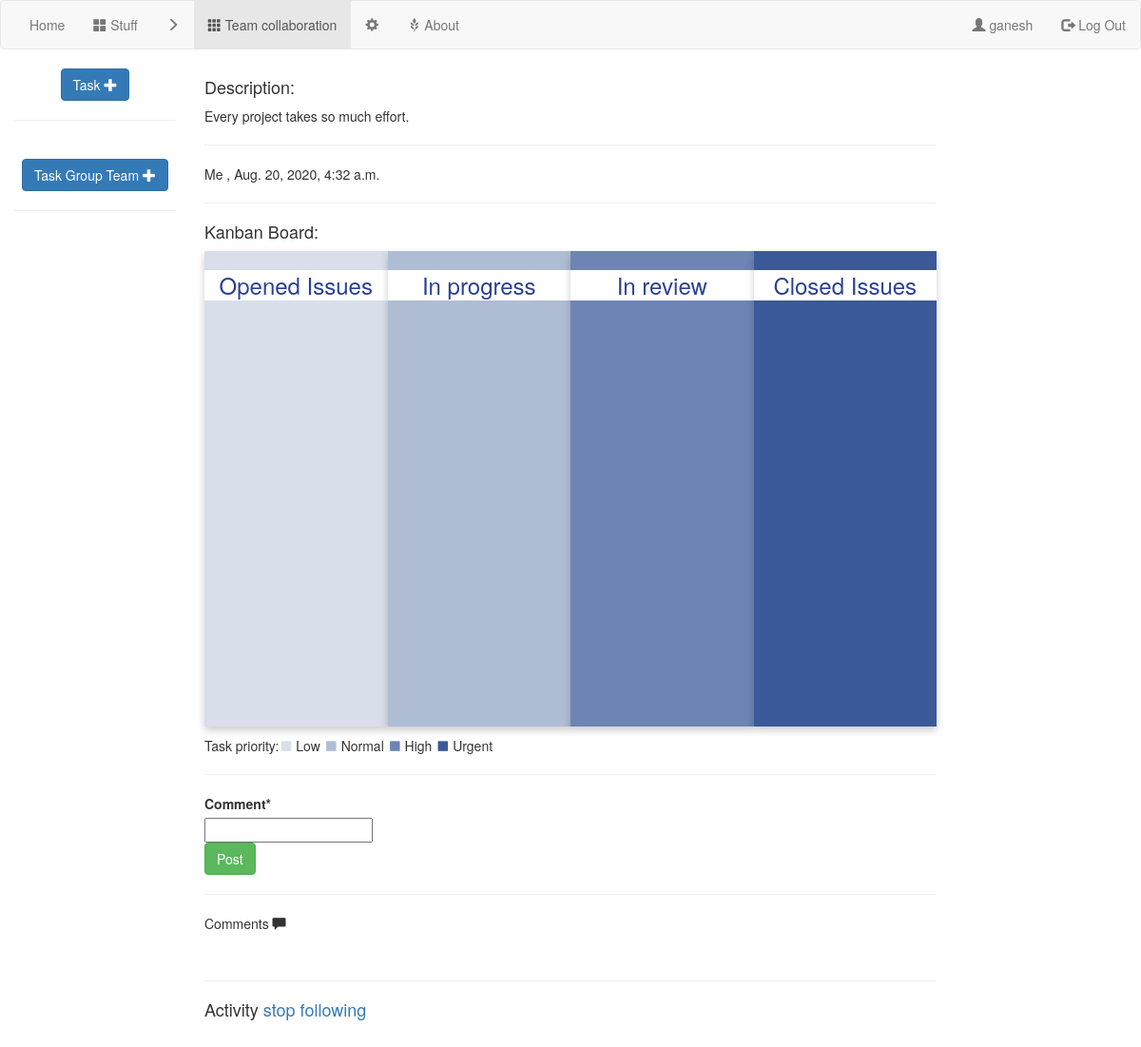
The page /1/1/taskGroup/ (signed in) on the database its author committed.
### projectMgr/models.py (models this page shows)
class Project(models.Model):
    name = models.CharField(max_length=100)
    people = models.ManyToManyField(User,related_name="project_set")
    description = models.TextField()
    isArchived = models.BooleanField(default=False)
    comment = models.ManyToManyField(Comment)
    created = models.DateTimeField(auto_now=True)
    createdBy = models.ForeignKey(User,on_delete=models.CASCADE,related_name="projectIcreated",null=True)
    deadLine = models.DateTimeField(null=True)
    pass

class TaskGroup(models.Model):
    name = models.CharField(max_length=100)
    creator = models.ForeignKey(User,on_delete=models.CASCADE,related_name='taskgroupIcreated',null=True)
    description = models.TextField()
    project = models.ForeignKey(Project,on_delete=models.CASCADE,related_name="taskgroup_set",null=True)
    comment = models.ManyToManyField(Comment)
    people = models.ManyToManyField(User)
    created = models.DateTimeField(auto_now=True)
    DeadLine = models.DateTimeField(null=True)

class User(AbstractUser):
    profilePicture = models.CharField(max_length=200,null=True)
    fullName = models.CharField(max_length=100,null=True)
    bio = models.CharField(null=True,max_length=500)
    pass

### projectMgr/views.py (the view)
# urls.py: path('<int:projectid>/<int:taskGroupId>/taskGroup/',views.taskGroupDetail,name='taskGroupDetail'),
def taskGroupDetail(request: HttpRequest, projectid, taskGroupId):
    if not request.user.is_authenticated:
        return redirect('projectMgr:homepage')
    '''
    :param request:
    :return:
    '''
    print('received', projectid, taskGroupId)
    thisTaskGroup = models.TaskGroup.objects.get(id=taskGroupId)
    project = models.Project.objects.get(id=projectid)
    commentForm = forms.createComment()
    commentSet = thisTaskGroup.comment.all()
    openTaskSet = thisTaskGroup.task_set.filter(stage='OpenedIssue')
    InProgressTaskSet = thisTaskGroup.task_set.filter(stage='InProgress')
    InReviewTaskSet = thisTaskGroup.task_set.filter(stage='InReview')
    ClosedTaskSet = thisTaskGroup.task_set.filter(stage='ClosedIssue')
    stream = target_stream(thisTaskGroup)
    return render(request, 'projectMgr/taskGroupDetail.html',
                  {'project': project, 'taskGroup': thisTaskGroup, 'commentForm': commentForm, 'commentSet': commentSet,
                   'thisUser': request.user, 'OpenIssue': openTaskSet, 'InProgress': InProgressTaskSet,
                   'InReview': InReviewTaskSet, "ClosedIssue": ClosedTaskSet,'stream':stream})

### projectMgr/forms.py
class createComment(forms.Form):
    Comment = forms.CharField(widget=forms.TextInput,max_length=500)
    pass

### projectMgr/templates/projectMgr/taskGroupDetail.html (shortened to what this page needs)
{% extends 'projectMgr/base.html' %}
{% block leftnav %}
<li><a href="{% url 'projectMgr:projectDetail' project.id %}" ><span class="glyphicon glyphicon-th-large"></span> {{project.name}}</a></li>
<li><a href="" ><span class="glyphicon glyphicon-menu-right"></span></a></li>
<li class="active"><a  href="{% url 'projectMgr:taskGroupDetail' project.id taskGroup.id %}" ><span class="glyphicon glyphicon-th"></span> {{taskGroup.name}}</a></li>
<li><a href="{% url 'projectMgr:taskGroupDetailEdit' project.id taskGroup.id %}" ><span class="glyphicon glyphicon-cog"></span></a></li>
{% endblock %}
{% block body %}
    <h4>Description:</h4>
    <p>
    {{ taskGroup.description }}
    </p>
        <hr>
    <div class="row">
        <div class="col-sm-4">
             {% if thisUser == taskGroup.creator %} Me {% else %} {{taskGroup.creator.username }} {% endif %},
        {{ taskGroup.created }}
        </div>
    </div>
    <hr>
<h4>Kanban Board:</h4>
    <div class="board">
    <div class="openedBoard">
    <h3>Opened Issues</h3>
    </div>
    <div class="inprogressBoard">
    <h3>In progress</h3>
    </div>
    <div class="inreviewBoard">
    <h3>In review</h3>
    </div>
    <div class="closedBoard">
    <h3>Closed Issues</h3>
    </div>
    </div>
    <p>Task priority:<span style="color: #d8dfea" class="glyphicon glyphicon-stop"></span> Low <span style="color: #afbdd4" class="glyphicon glyphicon-stop"></span> Normal <span style="color: #6d84b4" class="glyphicon glyphicon-stop"></span> High <span style="color: #3b5998" class="glyphicon glyphicon-stop"></span> Urgent</p>
<hr>
        {% load crispy_forms_tags %}
    <form action="{% url 'projectMgr:taskGroupDetailComment' project.id taskGroup.id%}" method="post">
{{ commentForm|crispy }}
    <input type="submit" class="btn btn-success" value="Post">
    </form>
    <hr>
     <p> Comments <span class="glyphicon glyphicon-comment"></span></p><br>
    {% load static %}
    <hr>
    {% load activity_tags i18n %}
    <h4>Activity <a href="{% follow_url taskGroup %}">
    {% if thisUser|is_following:taskGroup %}
        stop following
    {% else %}
        follow
    {% endif %}
</a></h4>
{% endblock %}
{% block sidenav %}
    <a href="{% url 'projectMgr:createTask' projectid=project.id taskGroupId=taskGroup.id %}" class="btn btn-primary">Task <span class="glyphicon glyphicon-plus"></span> </a>
   <hr>
    <br>
      <a href="{% url 'projectMgr:chooseTaskGroupMates' project.id taskGroup.id %}" class="btn btn-primary">Task Group Team <span class="glyphicon glyphicon-plus"></span> </a>
   <hr>
    <br>
{% endblock %}

### projectMgr/templates/projectMgr/base.html (shortened to what this page needs)
<!DOCTYPE html>
<html lang="en">
 {% load static %}
<link rel="stylesheet" type="text/css" href="{% static 'projectMgr/styles.css' %}">
  <link rel="stylesheet" href="https://maxcdn.bootstrapcdn.com/bootstrap/3.4.1/css/bootstrap.min.css">
<nav class="navbar navbar-default ">
    <div class="container-fluid">
        <ul class="nav navbar-nav">
            <li class="nav-item"><a href="{% url 'projectMgr:homepage' %}">Home</a></li>
            {% block leftnav %}
            {% endblock %}
            <li><a href="{% url 'projectMgr:about' %}"><span class="glyphicon glyphicon-grain"></span> About</a></li>
        </ul>
        <ul class="nav navbar-nav navbar-right">
            {% block rightnav %}
                {% if thisUser %}
                    <li><a href="{% url 'projectMgr:userinfo' %}"><span class="glyphicon glyphicon-user"></span> {{ thisUser.username }}</a></li>
                    <li><a href="{% url 'account_logout' %}"><span class="glyphicon glyphicon-log-out"></span> Log Out</a></li>
                {% else %}
                    <li><a href="{% url 'account_login' %}"><span class="glyphicon glyphicon-log-in"></span> Log In</a></li>
                    <li><a href="{% url 'account_signup' %}"><span class="glyphicon glyphicon-user"></span> Sign Up</a></li>
                {% endif %}
            {% endblock %}
        </ul>
    </div>
</nav>
<div class="container-fluid text-center">
    <div class="row content">
        <div class="col-sm-2 sidenav">
            {% block sidenav %}{% endblock %}
        </div>
        <div class="col-sm-8 text-left">
        {% block body %}{% endblock %}
        </div>
    </div>
</div>
</html>

### projectMgr/static/projectMgr/styles.css (style rules this page uses)
.openedBoard { text-align: center; color: #2c4096; box-shadow: 0 4px 8px 0 rgba(0,0,0,0.2); width: 25%; height: 500px; float: left; overflow: scroll; background-color: #d8dfea; margin-bottom: 10px; }
.openedBoard>h3 { background-color: white; padding: 3px; }
.inprogressBoard>h3 { background-color: white; padding: 3px; }
.inprogressBoard { text-align: center; color: #2c4096; box-shadow: 0 4px 8px 0 rgba(0,0,0,0.2); width: 25%; height: 500px; float: left; overflow: scroll; background-color: #afbdd4; margin-bottom: 10px; }
.inreviewBoard { text-align: center; color: #2c4096; box-shadow: 0 4px 8px 0 rgba(0,0,0,0.2); width: 25%; height: 500px; float: left; overflow: scroll; background-color: #6d84b4; margin-bottom: 10px; }
.inreviewBoard>h3 { background-color: white; padding: 3px; }
.closedBoard { text-align: center; color: #2c4096; box-shadow: 0 4px 8px 0 rgba(0,0,0,0.2); width: 25%; height: 500px; float: left; overflow: scroll; background-color: #3b5998; margin-bottom: 10px; }
.closedBoard>h3 { background-color: white; padding: 3px; }

### rows shown on the page
Project: name "Stuff"
TaskGroup: name "Team collaboration", description "Every project takes so much effort.", created "Aug. 20, 2020, 4:32 a.m."
User: username "ganesh"
